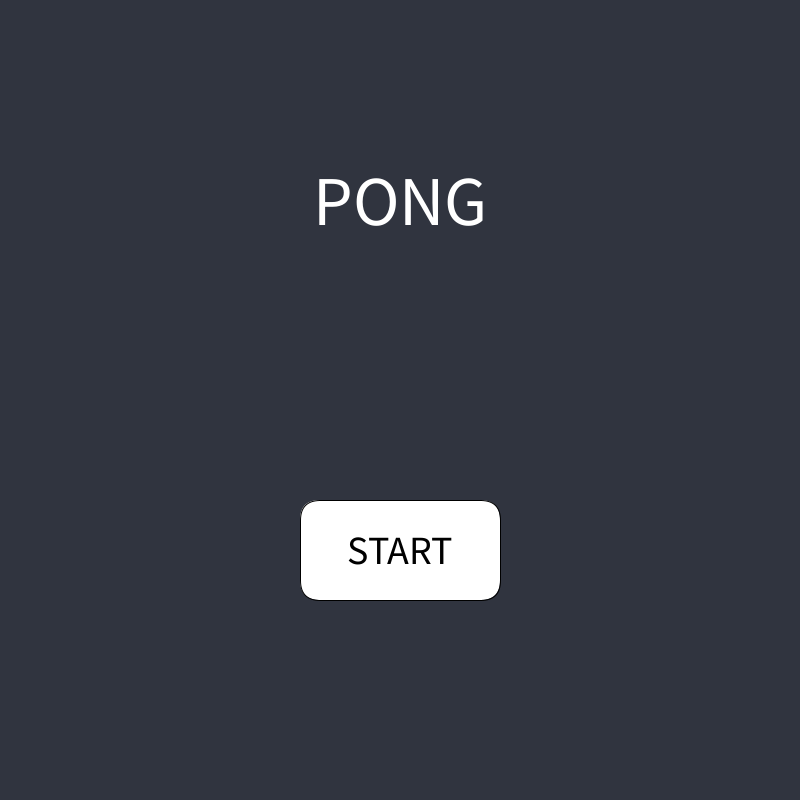
Frame 1 (no input)
Frame 60 (the mouse pressed at the canvas centre just before this capture): identical to frame 1, image omitted
Frame 120 (the mouse held since frame 60 and released just before this capture): identical to frame 1, image omitted

The Processing sketch that drew this single still picture (run headless with seeded random() and noise(); from frame 60 on, the mouse is pressed at the canvas centre):

// Processing sketch: sketch_260529a
// ── sketch_260529a.pde
// --- GLOBAL VARIABLES ---
int mode;
final int INTRO = 0;
final int GAME = 1;
final int PAUSE = 2;
final int GAMEOVER = 3;

// --- ENTITY VARIABLES ---
float leftx, lefty, leftd, rightx, righty, rightd; // paddles
float ballx, bally, balld; // ball
float vx, vy;

// keyboard variables
boolean wkey, skey, upkey, downkey;

// radii variables
 float leftr, rightr, ballr;
 
// scoring
int leftscore, rightscore, timer;

void setup(){
  size(800,800);
  mode = INTRO;
  textAlign(CENTER, CENTER);
  
    //paddle initialization
    leftx = 0;
    lefty = height/2;
    leftd = 200;
    rightx = width;
    righty = height/2;
    rightd = 200;
    
    // ball initialization
    ballx = width/2;
    bally = height/2;
    balld = 100;
    vx = 5;
    vy = 3;
    
    // keyboard variable initialization
    wkey = skey = upkey = downkey = false;
    
    // score initialization
    rightscore = leftscore = 0;
    timer = 100;
}

void draw(){
  if (mode == INTRO){
    intro();
  } else if (mode == GAME) {
    game();
  } else if (mode == PAUSE) {
    pause();
  } else if (mode == GAMEOVER){
    gameover();
  } else {
    println("Error: Mode = " + mode);
  }
  
}

// ── A_INTRO.pde
void intro(){
 
  background(#30343f);
  
 
    // Title
  fill(255);
  textSize(70);
  text("PONG", width/2, 200);

  // Big Start Button
  fill(255);
  rect(300, 500, 200, 100, 20);

  // Button Text
  fill(0);
  textSize(40);
  text("START", 400, 550);
 
}

void introClicks(){
  if (mouseX > 300 && mouseX <500 && 
      mouseY > 500 && mouseY < 600) {
  mode = GAME;
  }
}

// ── B_GAME.pde
void game(){
   background (#102b3f);
  
  // center line
  pushStyle();
  strokeWeight(1);
  stroke (255);
  line (width/2, 0, width/2, height);
  
  //scoreboard
  textSize(50);
  fill(#efc3e6);
  text(leftscore, width/4, 100);
  fill (#9ceaef);
  text(rightscore, 3*width/4, 100);

  
  //paddles
  fill (#892b64);
  circle (leftx, lefty, leftd);
  fill (#2e6f95);
  circle (rightx, righty, rightd);
  

  // move paddles
  if (wkey == true) lefty = lefty - 5;
  if (skey == true) lefty = lefty + 5;
  
  if (upkey == true) righty = righty - 5;
  if (downkey == true) righty = righty + 5;

  // keep paddles inside screen
  if (lefty < leftd/2) lefty = leftd/2;
  if (lefty > height - leftd/2) lefty = height - leftd/2;

  if (righty < rightd/2) righty = rightd/2;
  if (righty > height - rightd/2) righty = height - rightd/2;
  
  //ball
  fill (#5c4d7d);
  circle(ballx, bally, balld);
  
  // move ball
  ballx = ballx + vx;
  bally = bally + vy;

  //scoring
  if(ballx < 0){
    rightscore++;
    ballx = width/2;
    bally = height/2;
  }
  if (ballx > width) {
    leftscore++;
    ballx = width/2;
    bally = height/2;
  }

  // bounce off top/bottom
  if (bally < 0 || bally > height) {
  vy = vy * -1;
}
  
// compute radii
float ballr = balld/2;
float leftr = leftd/2;
float rightr = rightd/2;

// check collision
if (dist(ballx, bally, leftx, lefty) <= ballr + leftr) {
  vx = (ballx - leftx)/30;
  vy = (bally - lefty)/30;
}
if (dist(ballx, bally, rightx, righty) <= ballr + rightr) {
  vx = (ballx - leftx)/30 *-1;
  vy = (bally - lefty)/30 *-1;
}



}

void gameClicks(){
}

// ── D_GAMEOVER.pde
void gameover(){
  
}

void gameoverClicks(){
}

// ── keyboard.pde
void keyPressed(){
  if (key == 'w' || key == 'W') wkey = true;
  if (key == 's' || key == 'S') skey = true;
  if (keyCode == UP) upkey = true;
  if (keyCode == DOWN) downkey = true;
}

void keyReleased(){
  if (key == 'w' || key == 'W') wkey = false;
  if (key == 's' || key == 'S') skey = false;
  if (keyCode == UP) upkey = false;
  if (keyCode == DOWN) downkey = false;
}
